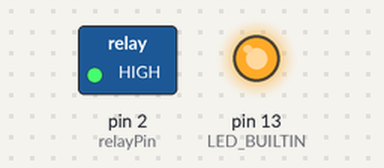
This sketch was run on a simulated Arduino Uno, built with avr-gcc and run on an emulated ATmega328P. On the bench: switched loads named in the sketch (green lamp = pin HIGH), output pins drawn as LEDs (lit = HIGH).

Above: at 1.5 s.
At 4.5 s:
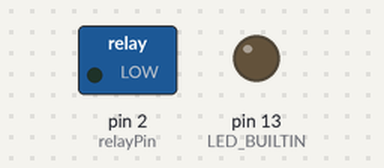
Timing chart, 0 to 7.8 s (numbered marks = the images above):
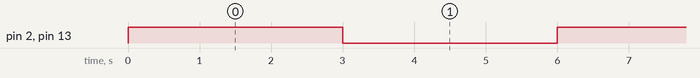

Measured:
- by itself, pin 2 (relayPin), pin 13 (LED_BUILTIN): alternates HIGH for 3.0 s and LOW for 3.0 s

The sketch:

blink_control.ino
```cpp
const int relayPin = 2;

void setup() {
  // Configure the relay pin and the built-in LED as outputs
  pinMode(relayPin, OUTPUT);
  pinMode(LED_BUILTIN, OUTPUT);

  // Ensure the relay and LED are off when starting up
  digitalWrite(relayPin, LOW);
  digitalWrite(LED_BUILTIN, LOW);
}

void loop() {
  // Turn the relay (and valve) ON, and turn on the built-in LED
  digitalWrite(relayPin, HIGH);
  digitalWrite(LED_BUILTIN, HIGH);
  delay(3000); // Wait for 3 seconds

  // Turn the relay (and valve) OFF, and turn off the built-in LED
  digitalWrite(relayPin, LOW);
  digitalWrite(LED_BUILTIN, LOW);
  delay(3000); // Wait for 3 seconds
}
```
